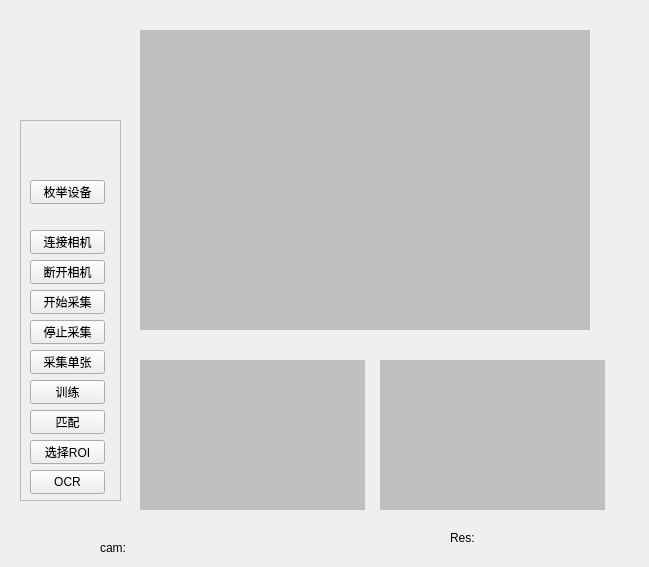
<?xml version="1.0" encoding="UTF-8"?>
<ui version="4.0">
 <class>Form</class>
 <widget class="QWidget" name="Form">
  <property name="geometry">
   <rect>
    <x>0</x>
    <y>0</y>
    <width>649</width>
    <height>567</height>
   </rect>
  </property>
  <property name="windowTitle">
   <string>Form</string>
  </property>
  <widget class="QFrame" name="frame">
   <property name="geometry">
    <rect>
     <x>20</x>
     <y>120</y>
     <width>101</width>
     <height>381</height>
    </rect>
   </property>
   <property name="frameShape">
    <enum>QFrame::StyledPanel</enum>
   </property>
   <property name="frameShadow">
    <enum>QFrame::Raised</enum>
   </property>
   <widget class="QPushButton" name="pbGrabSingle">
    <property name="geometry">
     <rect>
      <x>10</x>
      <y>230</y>
      <width>75</width>
      <height>24</height>
     </rect>
    </property>
    <property name="text">
     <string>采集单张</string>
    </property>
   </widget>
   <widget class="QPushButton" name="pbCloseCam">
    <property name="geometry">
     <rect>
      <x>10</x>
      <y>140</y>
      <width>75</width>
      <height>24</height>
     </rect>
    </property>
    <property name="text">
     <string>断开相机</string>
    </property>
   </widget>
   <widget class="QPushButton" name="pbStopGrab">
    <property name="geometry">
     <rect>
      <x>10</x>
      <y>200</y>
      <width>75</width>
      <height>24</height>
     </rect>
    </property>
    <property name="text">
     <string>停止采集</string>
    </property>
   </widget>
   <widget class="QPushButton" name="pbStartGrab">
    <property name="geometry">
     <rect>
      <x>10</x>
      <y>170</y>
      <width>75</width>
      <height>24</height>
     </rect>
    </property>
    <property name="text">
     <string>开始采集</string>
    </property>
   </widget>
   <widget class="QPushButton" name="pbConnectCam">
    <property name="geometry">
     <rect>
      <x>10</x>
      <y>110</y>
      <width>75</width>
      <height>24</height>
     </rect>
    </property>
    <property name="text">
     <string>连接相机</string>
    </property>
   </widget>
   <widget class="QPushButton" name="pbOCR">
    <property name="geometry">
     <rect>
      <x>10</x>
      <y>350</y>
      <width>75</width>
      <height>24</height>
     </rect>
    </property>
    <property name="text">
     <string>OCR</string>
    </property>
   </widget>
   <widget class="QPushButton" name="pbTrain">
    <property name="geometry">
     <rect>
      <x>10</x>
      <y>260</y>
      <width>75</width>
      <height>24</height>
     </rect>
    </property>
    <property name="text">
     <string>训练</string>
    </property>
   </widget>
   <widget class="QPushButton" name="pbMatch">
    <property name="geometry">
     <rect>
      <x>10</x>
      <y>290</y>
      <width>75</width>
      <height>24</height>
     </rect>
    </property>
    <property name="text">
     <string>匹配</string>
    </property>
   </widget>
   <widget class="QPushButton" name="pbSelectROI">
    <property name="geometry">
     <rect>
      <x>10</x>
      <y>320</y>
      <width>75</width>
      <height>24</height>
     </rect>
    </property>
    <property name="text">
     <string>选择ROI</string>
    </property>
   </widget>
   <widget class="QPushButton" name="pbEnumDev">
    <property name="geometry">
     <rect>
      <x>10</x>
      <y>60</y>
      <width>75</width>
      <height>24</height>
     </rect>
    </property>
    <property name="text">
     <string>枚举设备</string>
    </property>
   </widget>
  </widget>
  <widget class="QLabel" name="lbResult">
   <property name="geometry">
    <rect>
     <x>450</x>
     <y>530</y>
     <width>161</width>
     <height>16</height>
    </rect>
   </property>
   <property name="text">
    <string>Res:</string>
   </property>
  </widget>
  <widget class="QLabel" name="lbCam">
   <property name="geometry">
    <rect>
     <x>100</x>
     <y>540</y>
     <width>161</width>
     <height>16</height>
    </rect>
   </property>
   <property name="text">
    <string>cam:</string>
   </property>
  </widget>
  <widget class="QLabel" name="lbPic">
   <property name="geometry">
    <rect>
     <x>140</x>
     <y>30</y>
     <width>450</width>
     <height>300</height>
    </rect>
   </property>
   <property name="styleSheet">
    <string notr="true">
background-color: rgb(191, 191, 191);</string>
   </property>
   <property name="text">
    <string/>
   </property>
  </widget>
  <widget class="QLabel" name="lbTrain">
   <property name="geometry">
    <rect>
     <x>140</x>
     <y>360</y>
     <width>225</width>
     <height>150</height>
    </rect>
   </property>
   <property name="styleSheet">
    <string notr="true">
background-color: rgb(191, 191, 191);</string>
   </property>
   <property name="text">
    <string/>
   </property>
  </widget>
  <widget class="QLabel" name="lbRes">
   <property name="geometry">
    <rect>
     <x>380</x>
     <y>360</y>
     <width>225</width>
     <height>150</height>
    </rect>
   </property>
   <property name="styleSheet">
    <string notr="true">
background-color: rgb(191, 191, 191);</string>
   </property>
   <property name="text">
    <string/>
   </property>
  </widget>
 </widget>
 <resources/>
 <connections/>
</ui>
